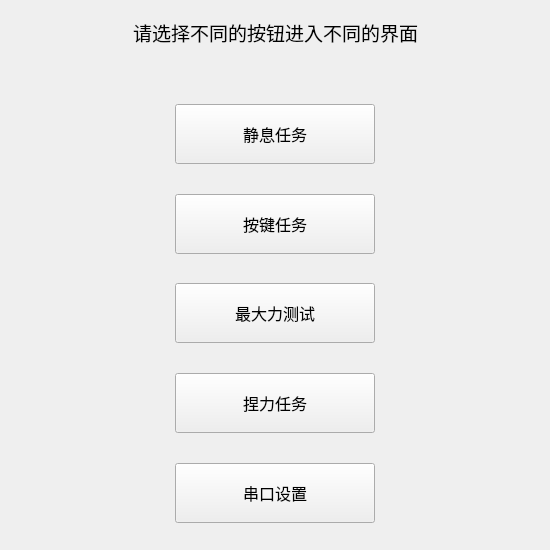
<?xml version="1.0" encoding="UTF-8"?>
<ui version="4.0">
 <class>MainWindow</class>
 <widget class="QMainWindow" name="MainWindow">
  <property name="geometry">
   <rect>
    <x>0</x>
    <y>0</y>
    <width>550</width>
    <height>550</height>
   </rect>
  </property>
  <property name="minimumSize">
   <size>
    <width>550</width>
    <height>550</height>
   </size>
  </property>
  <property name="maximumSize">
   <size>
    <width>550</width>
    <height>550</height>
   </size>
  </property>
  <property name="windowTitle">
   <string>MainWindow</string>
  </property>
  <widget class="QWidget" name="centralwidget">
   <layout class="QGridLayout" name="gridLayout">
    <item row="7" column="1">
     <spacer name="verticalSpacer_6">
      <property name="orientation">
       <enum>Qt::Vertical</enum>
      </property>
      <property name="sizeHint" stdset="0">
       <size>
        <width>20</width>
        <height>28</height>
       </size>
      </property>
     </spacer>
    </item>
    <item row="5" column="0">
     <spacer name="horizontalSpacer_7">
      <property name="orientation">
       <enum>Qt::Horizontal</enum>
      </property>
      <property name="sizeHint" stdset="0">
       <size>
        <width>3</width>
        <height>20</height>
       </size>
      </property>
     </spacer>
    </item>
    <item row="4" column="0">
     <spacer name="horizontalSpacer_5">
      <property name="orientation">
       <enum>Qt::Horizontal</enum>
      </property>
      <property name="sizeHint" stdset="0">
       <size>
        <width>3</width>
        <height>20</height>
       </size>
      </property>
     </spacer>
    </item>
    <item row="0" column="1">
     <spacer name="verticalSpacer_5">
      <property name="orientation">
       <enum>Qt::Vertical</enum>
      </property>
      <property name="sizeHint" stdset="0">
       <size>
        <width>20</width>
        <height>80</height>
       </size>
      </property>
     </spacer>
    </item>
    <item row="4" column="1">
     <widget class="QWidget" name="widget_3" native="true">
      <layout class="QHBoxLayout" name="horizontalLayout_2">
       <item>
        <spacer name="horizontalSpacer_3">
         <property name="orientation">
          <enum>Qt::Horizontal</enum>
         </property>
         <property name="sizeHint" stdset="0">
          <size>
           <width>5</width>
           <height>20</height>
          </size>
         </property>
        </spacer>
       </item>
       <item>
        <widget class="QLabel" name="label">
         <property name="font">
          <font>
           <pointsize>14</pointsize>
          </font>
         </property>
         <property name="text">
          <string>请选择不同的按钮进入不同的界面</string>
         </property>
         <property name="alignment">
          <set>Qt::AlignCenter</set>
         </property>
        </widget>
       </item>
       <item>
        <spacer name="horizontalSpacer_4">
         <property name="orientation">
          <enum>Qt::Horizontal</enum>
         </property>
         <property name="sizeHint" stdset="0">
          <size>
           <width>5</width>
           <height>20</height>
          </size>
         </property>
        </spacer>
       </item>
      </layout>
     </widget>
    </item>
    <item row="3" column="1">
     <spacer name="verticalSpacer_9">
      <property name="orientation">
       <enum>Qt::Vertical</enum>
      </property>
      <property name="sizeHint" stdset="0">
       <size>
        <width>20</width>
        <height>40</height>
       </size>
      </property>
     </spacer>
    </item>
    <item row="5" column="1">
     <widget class="QWidget" name="widget_2" native="true">
      <layout class="QHBoxLayout" name="horizontalLayout">
       <item>
        <spacer name="horizontalSpacer">
         <property name="orientation">
          <enum>Qt::Horizontal</enum>
         </property>
         <property name="sizeHint" stdset="0">
          <size>
           <width>40</width>
           <height>20</height>
          </size>
         </property>
        </spacer>
       </item>
       <item>
        <widget class="QWidget" name="widget" native="true">
         <layout class="QVBoxLayout" name="verticalLayout">
          <item>
           <spacer name="verticalSpacer_4">
            <property name="orientation">
             <enum>Qt::Vertical</enum>
            </property>
            <property name="sizeHint" stdset="0">
             <size>
              <width>20</width>
              <height>40</height>
             </size>
            </property>
           </spacer>
          </item>
          <item>
           <widget class="QPushButton" name="pushButtonRest">
            <property name="minimumSize">
             <size>
              <width>0</width>
              <height>60</height>
             </size>
            </property>
            <property name="maximumSize">
             <size>
              <width>16777215</width>
              <height>60</height>
             </size>
            </property>
            <property name="font">
             <font>
              <pointsize>12</pointsize>
             </font>
            </property>
            <property name="text">
             <string>静息任务</string>
            </property>
           </widget>
          </item>
          <item>
           <spacer name="verticalSpacer_2">
            <property name="orientation">
             <enum>Qt::Vertical</enum>
            </property>
            <property name="sizeHint" stdset="0">
             <size>
              <width>20</width>
              <height>40</height>
             </size>
            </property>
           </spacer>
          </item>
          <item>
           <widget class="QPushButton" name="pushButtonKeyExperiment">
            <property name="minimumSize">
             <size>
              <width>0</width>
              <height>60</height>
             </size>
            </property>
            <property name="maximumSize">
             <size>
              <width>16777215</width>
              <height>60</height>
             </size>
            </property>
            <property name="font">
             <font>
              <pointsize>12</pointsize>
             </font>
            </property>
            <property name="text">
             <string>按键任务</string>
            </property>
           </widget>
          </item>
          <item>
           <spacer name="verticalSpacer_3">
            <property name="orientation">
             <enum>Qt::Vertical</enum>
            </property>
            <property name="sizeHint" stdset="0">
             <size>
              <width>20</width>
              <height>40</height>
             </size>
            </property>
           </spacer>
          </item>
          <item>
           <widget class="QPushButton" name="pushButtonMaxForce">
            <property name="minimumSize">
             <size>
              <width>0</width>
              <height>60</height>
             </size>
            </property>
            <property name="maximumSize">
             <size>
              <width>16777215</width>
              <height>60</height>
             </size>
            </property>
            <property name="font">
             <font>
              <pointsize>12</pointsize>
             </font>
            </property>
            <property name="text">
             <string>最大力测试</string>
            </property>
           </widget>
          </item>
          <item>
           <spacer name="verticalSpacer_7">
            <property name="orientation">
             <enum>Qt::Vertical</enum>
            </property>
            <property name="sizeHint" stdset="0">
             <size>
              <width>20</width>
              <height>40</height>
             </size>
            </property>
           </spacer>
          </item>
          <item>
           <widget class="QPushButton" name="pushButtonForceExperiment">
            <property name="minimumSize">
             <size>
              <width>0</width>
              <height>60</height>
             </size>
            </property>
            <property name="maximumSize">
             <size>
              <width>16777215</width>
              <height>60</height>
             </size>
            </property>
            <property name="font">
             <font>
              <pointsize>12</pointsize>
             </font>
            </property>
            <property name="text">
             <string>捏力任务</string>
            </property>
           </widget>
          </item>
          <item>
           <spacer name="verticalSpacer">
            <property name="orientation">
             <enum>Qt::Vertical</enum>
            </property>
            <property name="sizeHint" stdset="0">
             <size>
              <width>20</width>
              <height>40</height>
             </size>
            </property>
           </spacer>
          </item>
          <item>
           <widget class="QPushButton" name="pushButtonSerialPort">
            <property name="minimumSize">
             <size>
              <width>200</width>
              <height>60</height>
             </size>
            </property>
            <property name="maximumSize">
             <size>
              <width>200</width>
              <height>60</height>
             </size>
            </property>
            <property name="font">
             <font>
              <pointsize>12</pointsize>
             </font>
            </property>
            <property name="text">
             <string>串口设置</string>
            </property>
           </widget>
          </item>
         </layout>
        </widget>
       </item>
       <item>
        <spacer name="horizontalSpacer_2">
         <property name="orientation">
          <enum>Qt::Horizontal</enum>
         </property>
         <property name="sizeHint" stdset="0">
          <size>
           <width>40</width>
           <height>20</height>
          </size>
         </property>
        </spacer>
       </item>
      </layout>
     </widget>
    </item>
    <item row="4" column="2">
     <spacer name="horizontalSpacer_6">
      <property name="orientation">
       <enum>Qt::Horizontal</enum>
      </property>
      <property name="sizeHint" stdset="0">
       <size>
        <width>3</width>
        <height>20</height>
       </size>
      </property>
     </spacer>
    </item>
    <item row="2" column="1">
     <spacer name="verticalSpacer_8">
      <property name="orientation">
       <enum>Qt::Vertical</enum>
      </property>
      <property name="sizeHint" stdset="0">
       <size>
        <width>20</width>
        <height>40</height>
       </size>
      </property>
     </spacer>
    </item>
    <item row="1" column="1">
     <spacer name="verticalSpacer_10">
      <property name="orientation">
       <enum>Qt::Vertical</enum>
      </property>
      <property name="sizeHint" stdset="0">
       <size>
        <width>20</width>
        <height>40</height>
       </size>
      </property>
     </spacer>
    </item>
    <item row="5" column="2">
     <spacer name="horizontalSpacer_8">
      <property name="orientation">
       <enum>Qt::Horizontal</enum>
      </property>
      <property name="sizeHint" stdset="0">
       <size>
        <width>3</width>
        <height>20</height>
       </size>
      </property>
     </spacer>
    </item>
    <item row="6" column="1">
     <spacer name="verticalSpacer_11">
      <property name="orientation">
       <enum>Qt::Vertical</enum>
      </property>
      <property name="sizeHint" stdset="0">
       <size>
        <width>20</width>
        <height>40</height>
       </size>
      </property>
     </spacer>
    </item>
   </layout>
  </widget>
 </widget>
 <resources/>
 <connections/>
</ui>
